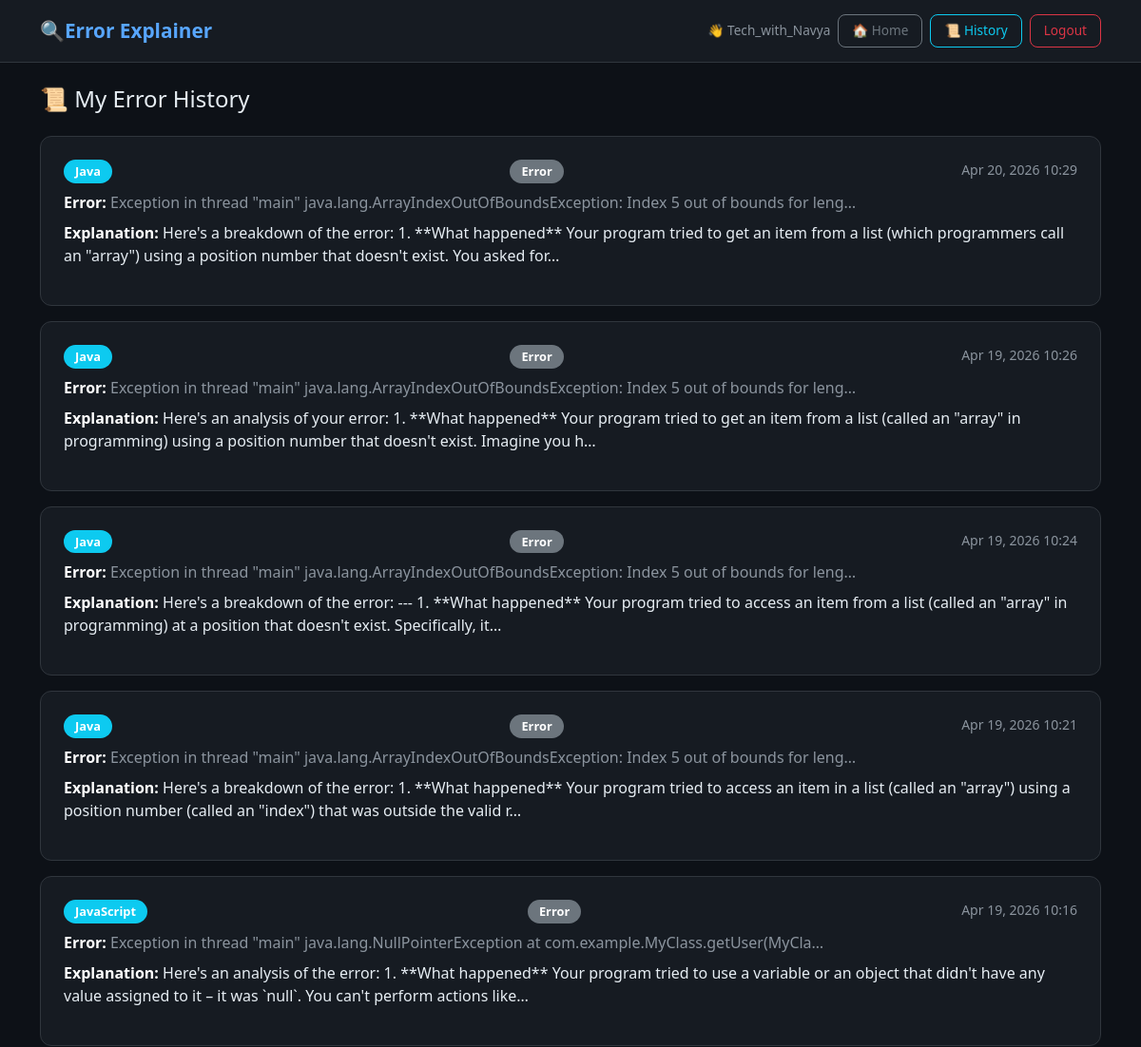
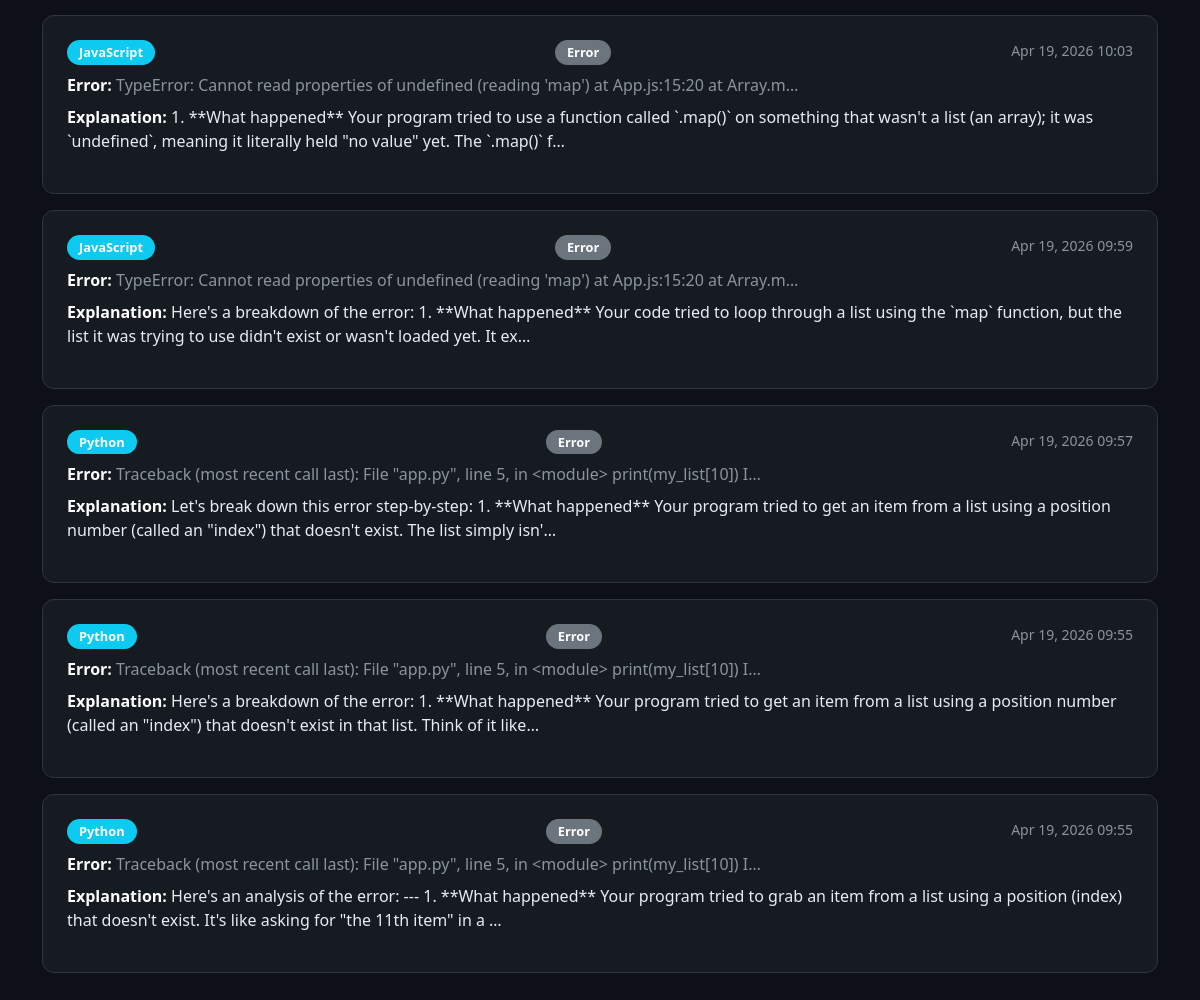
Page /history/ (signed in) on the committed database (2 pictures, top to bottom).
### explainer/models.py (models this page shows, shortened)
class ErrorExplanation(models.Model):
    user = models.ForeignKey(User, on_delete=models.CASCADE)
    error_text = models.TextField()
    language = models.CharField(max_length=50, default='Unknown')  # Python, JS etc
    severity = models.CharField(max_length=20, default='Error')    # Warning/Error/Critical
    explanation = models.TextField()         # AI's response
    created_at = models.DateTimeField(auto_now_add=True)  # timestamp

### explainer/views.py (the view)
# urls.py: path('history/', views.history_view, name='history'),
@login_required(login_url='login')
def history_view(request):
    errors = ErrorExplanation.objects.filter(user=request.user).order_by('-created_at')
    return render(request, 'history.html', {'errors': errors})

### templates/history.html
{% extends 'base.html' %}
{% block content %}
<h4 class="mb-4">📜 My Error History</h4>
{% if errors %}
    {% for error in errors %}
    <div class="card p-4 mb-3">
        <div class="d-flex justify-content-between mb-2">
            <span class="badge bg-info">{{ error.language }}</span>
            <span class="badge {% if error.severity == 'Critical' %}bg-danger{% elif error.severity == 'Warning' %}bg-warning{% else %}bg-secondary{% endif %}">
                {{ error.severity }}
            </span>
            <small class="text-muted">{{ error.created_at|date:"M d, Y H:i" }}</small>
        </div>
        <p class="text-muted mb-2"><strong>Error:</strong> {{ error.error_text|truncatechars:100 }}</p>
        <p><strong>Explanation:</strong> {{ error.explanation|truncatechars:200 }}</p>
    </div>
    {% endfor %}
{% else %}
    <div class="card p-4 text-center">
        <p>No errors explained yet! <a href="/">Explain your first error</a></p>
    </div>
{% endif %}
{% endblock %}

### templates/base.html (shortened to what this page needs)
<!DOCTYPE html>
<html lang="en">
<head>
    <link href="https://cdn.jsdelivr.net/npm/bootstrap@5.3.0/dist/css/bootstrap.min.css" rel="stylesheet">
</head>
<body>
<nav class="navbar navbar-dark mb-4">
    <div class="container">
        <a class="navbar-brand fw-bold" href="/"> 🔍Error Explainer</a>
        {% if user.is_authenticated %}
        <div class="d-flex align-items-center gap-2">
            <span class="text-muted" style="font-size:0.85rem">👋 {{ user.username }}</span>
            <a href="/" class="btn btn-outline-secondary btn-sm nav-btn">🏠 Home</a>
            <a href="/history/" class="btn btn-outline-info btn-sm nav-btn">📜 History</a>
            <a href="/logout/" class="btn btn-outline-danger btn-sm nav-btn">Logout</a>
        </div>
        {% endif %}
    </div>
</nav>
<div class="container pb-5">
    {% block content %}{% endblock %}
</div>
</body>
</html>

### templates/base.html (style rules this page uses)
* { box-sizing: border-box; }
body { background-color: #0d1117; color: #e6edf3; font-family: 'Segoe UI', sans-serif; }
.navbar { background-color: #161b22 !important; border-bottom: 1px solid #30363d; padding: 12px 0; }
.navbar-brand { font-size: 1.3rem; font-weight: 700; color: #58a6ff !important; }
.card { background-color: #161b22; border: 1px solid #30363d; color: #e6edf3; border-radius: 12px; }
p, h1, h2, h3, h4, h5, h6, span, div, li { color: #e6edf3; }
.text-muted { color: #8b949e !important; }
strong { color: #ffffff; }
.badge { font-size: 0.8rem; padding: 6px 12px; border-radius: 20px; }
.nav-btn { border-radius: 8px; font-size: 0.85rem; padding: 6px 14px; }

### rows in the picture
ErrorExplanation: language "Java", severity "Error", created_at "Apr 20, 2026 10:29", error_text "Exception in thread \"main\" java.lang.ArrayIndexOutOfBoundsException: Index 5 out of bounds for leng…", explanation "Here's a breakdown of the error: 1. **What happened** Your program tried to get an item from a list (which programmers call an \"array\") using a position number that doesn't exist. You asked for…"
ErrorExplanation: language "Java", severity "Error", created_at "Apr 19, 2026 10:26", error_text "Exception in thread \"main\" java.lang.ArrayIndexOutOfBoundsException: Index 5 out of bounds for leng…", explanation "Here's an analysis of your error: 1. **What happened** Your program tried to get an item from a list (called an \"array\" in programming) using a position number that doesn't exist. Imagine you h…"
ErrorExplanation: language "Java", severity "Error", created_at "Apr 19, 2026 10:24", error_text "Exception in thread \"main\" java.lang.ArrayIndexOutOfBoundsException: Index 5 out of bounds for leng…", explanation "Here's a breakdown of the error: --- 1. **What happened** Your program tried to access an item from a list (called an \"array\" in programming) at a position that doesn't exist. Specifically, it…"
ErrorExplanation: language "Java", severity "Error", created_at "Apr 19, 2026 10:21", error_text "Exception in thread \"main\" java.lang.ArrayIndexOutOfBoundsException: Index 5 out of bounds for leng…", explanation "Here's a breakdown of the error: 1. **What happened** Your program tried to access an item in a list (called an \"array\") using a position number (called an \"index\") that was outside the valid r…"
ErrorExplanation: language "JavaScript", severity "Error", created_at "Apr 19, 2026 10:16", error_text "Exception in thread \"main\" java.lang.NullPointerException at com.example.MyClass.getUser(MyCla…", explanation "Here's an analysis of the error: 1. **What happened** Your program tried to use a variable or an object that didn't have any value assigned to it – it was `null`. You can't perform actions like…"
ErrorExplanation: language "JavaScript", severity "Error", created_at "Apr 19, 2026 10:03", error_text "TypeError: Cannot read properties of undefined (reading 'map') at App.js:15:20 at Array.m…", explanation "1. **What happened** Your program tried to use a function called `.map()` on something that wasn't a list (an array); it was `undefined`, meaning it literally held \"no value\" yet. The `.map()` f…"
ErrorExplanation: language "JavaScript", severity "Error", created_at "Apr 19, 2026 09:59", error_text "TypeError: Cannot read properties of undefined (reading 'map') at App.js:15:20 at Array.m…", explanation "Here's a breakdown of the error: 1. **What happened** Your code tried to loop through a list using the `map` function, but the list it was trying to use didn't exist or wasn't loaded yet. It ex…"
ErrorExplanation: language "Python", severity "Error", created_at "Apr 19, 2026 09:57", error_text "Traceback (most recent call last): File \"app.py\", line 5, in <module> print(my_list[10]) I…", explanation "Let's break down this error step-by-step: 1. **What happened** Your program tried to get an item from a list using a position number (called an \"index\") that doesn't exist. The list simply isn'…"
ErrorExplanation: language "Python", severity "Error", created_at "Apr 19, 2026 09:55", error_text "Traceback (most recent call last): File \"app.py\", line 5, in <module> print(my_list[10]) I…", explanation "Here's a breakdown of the error: 1. **What happened** Your program tried to get an item from a list using a position number (called an \"index\") that doesn't exist in that list. Think of it like…"
ErrorExplanation: language "Python", severity "Error", created_at "Apr 19, 2026 09:55", error_text "Traceback (most recent call last): File \"app.py\", line 5, in <module> print(my_list[10]) I…", explanation "Here's an analysis of the error: --- 1. **What happened** Your program tried to grab an item from a list using a position (index) that doesn't exist. It's like asking for \"the 11th item\" in a …"

### other values in the picture
{{ user.username }} "Tech_with_Navya"
